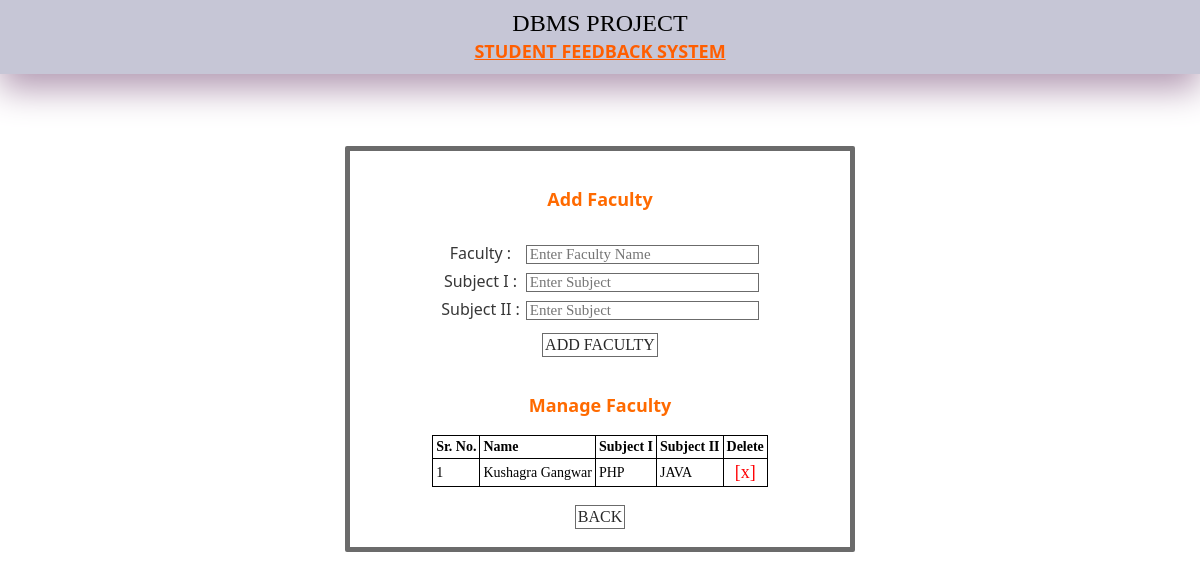
Screenshot of /manageFaculty.php (signed in) with the database file from the repository.
### tables this page shows
CREATE TABLE IF NOT EXISTS `faculty` (
  `id` int(255) NOT NULL AUTO_INCREMENT,
  `faculty_id` varchar(255) NOT NULL,
  `name` varchar(255) NOT NULL,
  `s1` varchar(255) NOT NULL,
  `s2` varchar(255) NOT NULL,
  PRIMARY KEY (`id`)
);

### manageFaculty.php (the view, shortened to what this page needs)
<?php
include("configASL.php");
		?>
<!doctype html>
<html>
<head>
<link href="style.css" rel="stylesheet" type="text/css" />
</head>
<body>
<div id="topHeader">
	DBMS PROJECT <br />
    <span class="tag">STUDENT FEEDBACK SYSTEM</span>
</div>
<br>
<br>
<br>
<br>
<div id="content" align="center">
<br>
<br>
<span class="SubHead">Add Faculty</span>
<br>
<br>
<form method="post" action="" >
<div id="table">
	<div class="tr">
		<div class="td">
        	<label>Faculty : </label>
        </div>
        <div class="td">
			<input type="text" name="fc" size="25" required placeholder="Enter Faculty Name" />
        </div>
    </div>
    <div class="tr">
		<div class="td">
        	<label>Subject I : </label>
        </div>
        <div class="td">
			<input type="text" name="sub" size="25" required placeholder="Enter Subject" />
        </div>
    </div>
    <div class="tr">
		<div class="td">
        	<label>Subject II : </label>
        </div>
        <div class="td">
			<input type="text" name="subb" size="25" required placeholder="Enter Subject" />
        </div>
    </div>
</div>
        <div class="tdd">
        	<input type="submit" value="ADD FACULTY" />
        </div>
<br>
<br>
    <span class="SubHead">Manage Faculty</span>
    <br>
<br>
	<table border="0" cellpadding="3" cellspacing="3">
    <tr style="font-weight:bold;">
    <td>Sr. No.</td>
    <td>Name</td>
    <td>Subject I</td>
    <td>Subject II</td>
    <td>Delete</td>
    </tr>
    <?php
	$sr=1;
	$h=mysqli_query($al,"select * from faculty");
	while($j=mysqli_fetch_array($h))
	{
		?>
        <tr>
        <td><?php echo $sr;$sr++;?></td>
        <td><?php echo $j['name'];?></td>
        <td><?php echo $j['s1'];?></td>
        <td><?php echo $j['s2'];?></td>
        <td align="center"><a href="delete.php?del=<?php echo $j['id'];?>" onClick="return confirm('Are you sure?')" style="text-decoration:none;font-size:18px;color:rgba(255,0,4,1.00);">[x]</a></td>
        </tr>
     <?php } ?>
     </table>
     <br>
<input type="button" onClick="window.location='home.php'" value="BACK">
<br>
<br>
</div>
<br>
<br>
<br>
<br>
<br>
</body>
</html>

### style.css (style rules this page uses)
body { margin:0px; background-image: url(https://assets-global.website-files.com/61982857265aaceacafe61c7/649243c9cd3d7341455751f0_1-feedback-descriptive-2.jpg); background-position-x: center; background-size: auto; }
#topHeader { width:100%; height:auto; -webkit-box-shadow: 0px 15px 35px 0px rgba(107,90,107,1); -moz-box-shadow: 0px 15px 35px 0px rgba(107,90,107,1); box-shadow: 0px 15px 35px 0px rgb(178, 153, 178); background-color:rgb(198, 198, 214); font-family:"Trebuchet MS"; font-size:24px; color:rgb(0, 0, 0); text-align:center; vertical-align:middle; padding:10px 0px; }
.tag { font-family:"Segoe UI"; color:rgb(255, 94, 0); font-size:18px; font-weight:bold; text-decoration:underline; }
.SubHead { font-family:"Segoe UI"; color:rgb(255, 106, 0); font-size:18px; font-weight:bold; }
#content { width:500px; height:auto; background-color:white; border:5px solid rgba(107,107,107,1.00); border-radius:2px; margin-left:auto; margin-right:auto; }
div#table { display:table; padding:10px 10px; }
div.tr { display:table-row; }
div.td { display:table-cell; width:inherit; padding:3px 3px; }
div.tdd { text-align:center; caption-side: top; }
label { font-family:"Segoe UI"; color:rgba(55,55,55,1.00); font-size:16px; }
input[type='text'], input[type='password'] { font-family:"Trebuchet MS"; font-size:15px; background-color:transparent; color:rgba(41,41,41,1.00); padding:0px 3px; border:1px solid rgba(107,107,107,1.00); }
input[type='submit'], input[type='button'] { font-family:"Trebuchet MS"; font-size:16px; background-color:transparent; color:rgba(41,41,41,1.00); padding:2px; border:1px solid rgba(107,107,107,1.00); cursor:pointer; }
table, tr, td { border:1px solid rgba(0,0,0,1.00); border-collapse:collapse; font-family:"Trebuchet MS"; font-size:14px; }

### rows the page displays
faculty: name "Kushagra Gangwar", s1 "PHP", s2 "JAVA"
